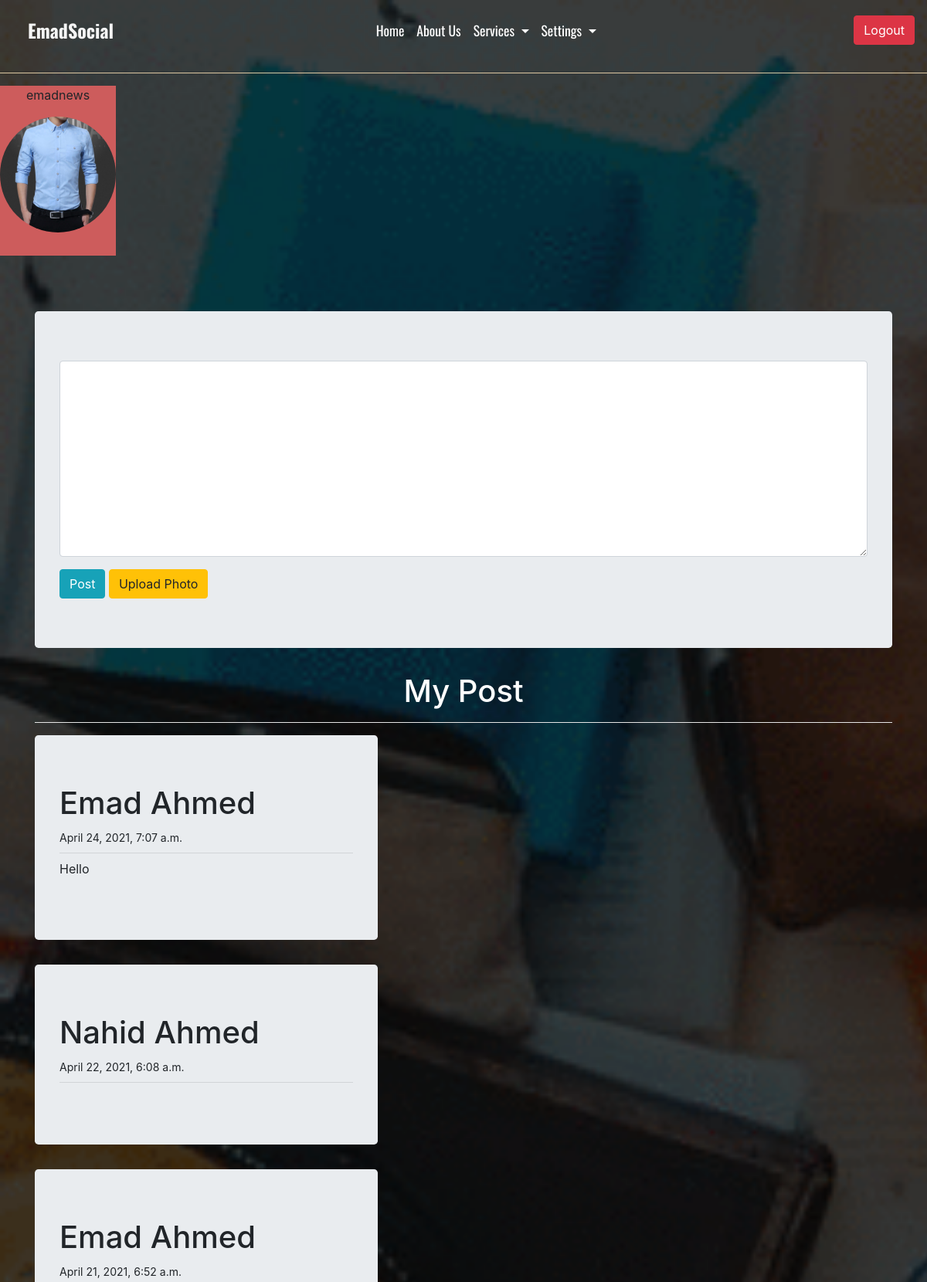
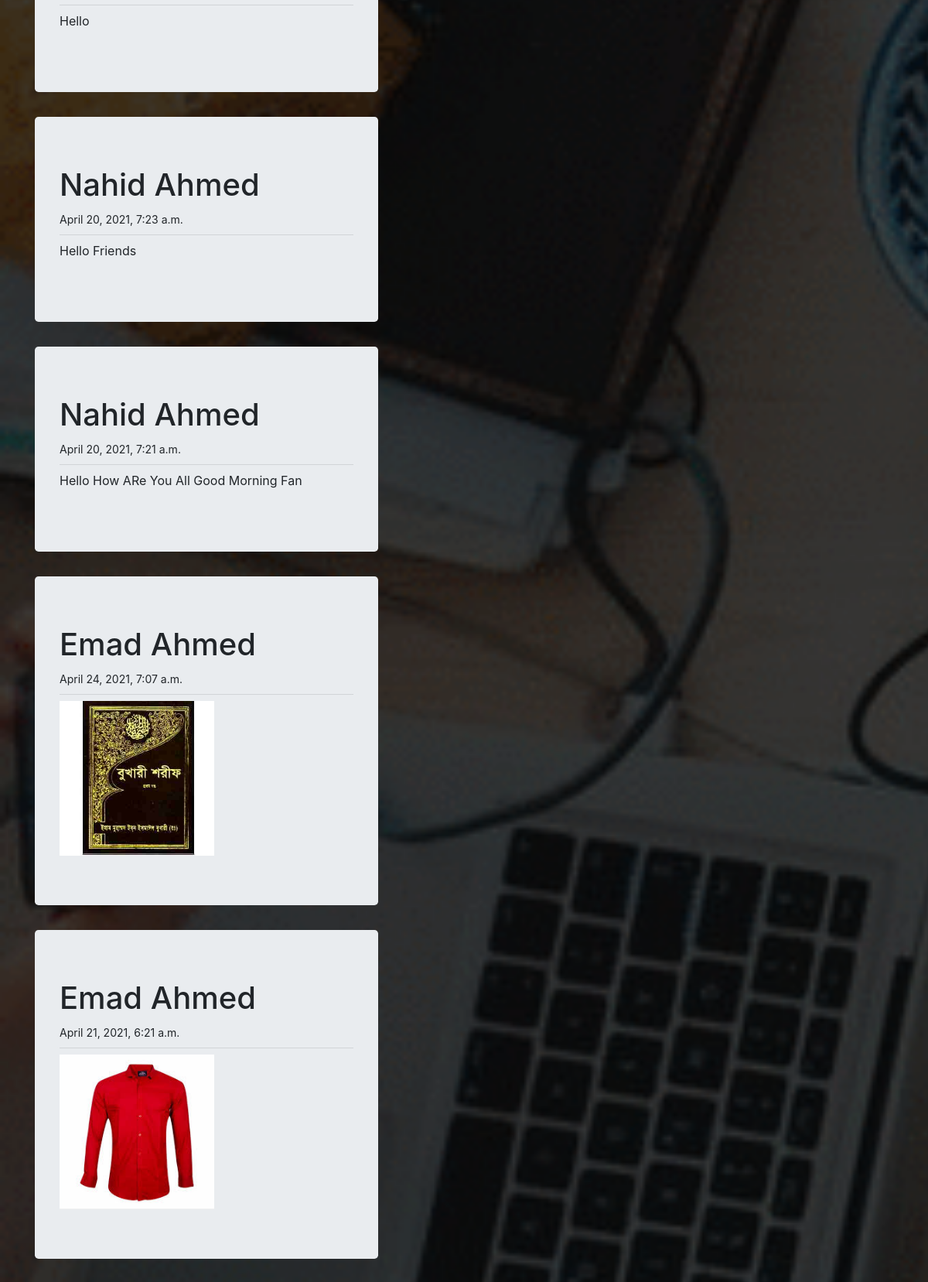
The app's page / (signed in, upper part) with its own data (2 pictures, top to bottom).
### myapp/models/profileupdate.py (models this page shows)
class Profile_Post(models.Model):
    myid = models.IntegerField(unique=True)
    image = models.ImageField(upload_to='profile/')

### myapp/models/user_post.py (models this page shows)
class Post_Info(models.Model):
    myuser = models.ForeignKey(User, on_delete=models.CASCADE)
    post = models.TextField()
    date = models.DateTimeField(auto_now_add=True)

### myapp/models/user_image.py (models this page shows)
class Image_Post(models.Model):
    myuser = models.ForeignKey(User, on_delete=models.CASCADE)
    title = models.CharField(max_length=122)
    image = models.ImageField(upload_to='images/')
    date = models.DateTimeField(auto_now_add=True)

### myapp/views/home.py (the view, shortened to what this page needs)
# urls.py: path('', HomeView.as_view(), name='home'),
class HomeView(View):
    def get(self, request):
        if request.user.is_authenticated:
            id = request.user.id
            myallpost = Post_Info.objects.all().order_by('-id')[:5]
            myallImage = Image_Post.objects.all().order_by('-id')[:5]
            try:
                myimage = Profile_Post.objects.get(myid=id)
            except:
                myimage = None
            return render(request, 'index.html', {'user': myallpost, 'userimage': myallImage, 'pimage': myimage})
        else:
            return HttpResponseRedirect('/login')

### myapp/templates/index.html (shortened to what this page needs)
{% extends 'base.html' %}
{% block content %}
{% load static %}
<link rel="stylesheet" href="{% static 'css/index.css' %}">
<div class="div1 mb-5 text-center">
    <p>{{request.user}}</p>
    <img src="{{pimage.image.url}}" alt="">
</div>
<div class="container">
    <div>
    </div>
    <div class="jumbotron ">
        <form action="" method="post">
            <div class="form-group text-center">
                <textarea name="mypost" class="form-control" id="exampleFormControlTextarea1" rows="10"
                    cols="10"></textarea>
            </div>
            <input type="submit" value="Post" class="btn btn-info">
            <a href="{% url 'upload' %}" class="btn btn-warning">Upload Photo</a>
        </form>
    </div>
</div>
<div class="container">
    <h1 class="text-center text-white">My Post</h1>
    <hr class="bg-white">
    {% for main in user %}
    <div class="jumbotron w-40 jumb1">
        <h1>{{main.myuser.first_name}} {{main.myuser.last_name}}</h1> <span> <small>{{main.date}}</small>
        </span>
        <hr class="my-2">
        <p>{{main.post}}</p>
    </div>
    {% endfor %}
    {% for main in userimage %}
    <div class="jumbotron w-40 jumb1">
        <h1>{{main.myuser.first_name}} {{main.myuser.last_name}}</h1> <span> <small>{{main.date}}</small>
        </span>
        <hr class="my-2">
        <img src="{{main.image.url}}" alt="" style="width: 200; height: 200px;">
    </div>
    {% endfor %}
</div>
{% endblock %}

### myapp/templates/base.html (shortened to what this page needs)
<!doctype html>
<html lang="en">
<head>
    {% load static %}
    <link rel="stylesheet" href="https://cdn.jsdelivr.net/npm/bootstrap@4.6.0/dist/css/bootstrap.min.css"
>
    <link rel="stylesheet" href="{% static 'css/home.css' %}">
</head>
<body>
    <nav class="navbar navbar-expand-lg">
        <a class="navbar-brand" href="/">EmadSocial</a>
        <div class="collapse navbar-collapse" id="navbarSupportedContent">
            <ul class="navbar-nav mr-auto ml-auto">
                <li class="nav-item active">
                    <a class="nav-link" href="/" style="color: white;">Home <span class="sr-only">(current)</span></a>
                </li>
                <li class="nav-item">
                    <a class="nav-link" href="#" style="color: white;">About Us</a>
                </li>
                <li class="nav-item dropdown">
                    <a class="nav-link dropdown-toggle" href="#" id="navbarDropdown" role="button"
                        data-toggle="dropdown" aria-haspopup="true" aria-expanded="false" style="color: white;">
                        Services
                    </a>
                </li>
                <li class="nav-item dropdown">
                    <a class="nav-link dropdown-toggle" href="#" id="navbarDropdown" role="button"
                        data-toggle="dropdown" aria-haspopup="true" aria-expanded="false" style="color: white;">
                        Settings
                    </a>
                </li>
            </ul>
            <form class="form-inline my-2 my-lg-0">
                {% if not request.user.is_authenticated %}
                <a href="{% url 'signup' %}" class="btn btn-info mr-3">Signup</a>
                <a href="{% url 'login' %}" class="btn btn-success mr-3">Login</a>
                {% else %}
                <a href="{% url 'logout' %}" class="btn btn-danger">Logout</a>
                {% endif %}
            </form>
        </div>
    </nav>
    <hr style="background-color: wheat;">
    {% block content %} {% endblock %}
</body>
</html>

### static/css/home.css (style rules this page uses)
body { background: url('../images/image2.gif'); background-size: cover; }
.navbar-brand { font-size: 1.5rem; font-weight: bolder; font-family: 'Oswald', sans-serif; color: whitesmoke; margin-left: 20px; }
ul { padding: 10px; }
nav ul li a { font-size: 1.1rem; font-family: 'Oswald', sans-serif; }
small { font-size: calc(12px + (15 - 12) * ((100vw - 360px) / (1600 - 360))) !important }

### static/css/index.css (style rules this page uses)
.jumb1 { width: 40%; }

### myapp/templates/index.html (style rules this page uses)
.div1 { background-color: indianred; height: 220px; width: 150px; }
.div1 img { width: 150px; object-fit: cover; border-radius: 50%; }

### records on screen
Profile_Post: image (picture)
Post_Info: myuser.first_name "Emad", myuser.last_name "Ahmed", date "April 24, 2021, 7:07 a.m.", post "Hello"
Post_Info: myuser.first_name "Nahid", myuser.last_name "Ahmed", date "April 22, 2021, 6:08 a.m."
Post_Info: myuser.first_name "Emad", myuser.last_name "Ahmed", date "April 21, 2021, 6:52 a.m.", post "Hello"
Post_Info: myuser.first_name "Nahid", myuser.last_name "Ahmed", date "April 20, 2021, 7:23 a.m.", post "Hello Friends"
Post_Info: myuser.first_name "Nahid", myuser.last_name "Ahmed", date "April 20, 2021, 7:21 a.m.", post "Hello How ARe You All Good Morning Fan"
Image_Post: myuser.first_name "Emad", myuser.last_name "Ahmed", date "April 24, 2021, 7:07 a.m.", image (picture)
Image_Post: myuser.first_name "Emad", myuser.last_name "Ahmed", date "April 21, 2021, 6:21 a.m.", image (picture)

### other values on screen
{{ request.user }} "emadnews"
